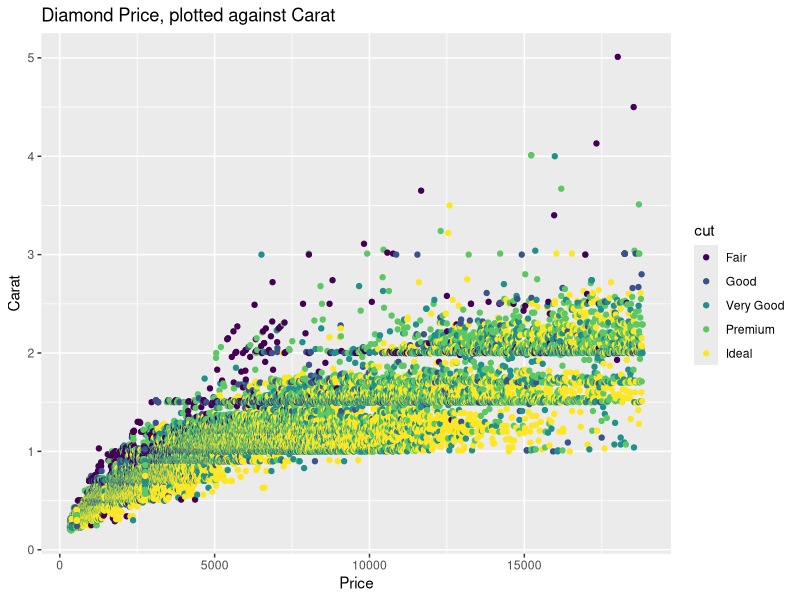

The R source for this figure:
## Advanced Worksheet Short Form ===============================================

### Load Packages 
library(tidyverse)

### Part 1: Core Introduction ==================================================

## Set the dataset Diamonds (provided by ggplot) to the name dia.dat.
dia.dat <- diamonds

## Plot a scatter plot of diamond caret vs price.
ggplot(data = diamonds, 
       mapping = aes(x = price, 
                     y = carat,
                     colour = cut)) +
  geom_point() + 
  labs(title = "Diamond Price, plotted against Carat", 
       x = "Price",
       y = "Carat")

## Exercise 1: Putting everything together ===================================

## Exercise 1: Data
ex1.dat <- as.data.frame(seq(from = 0,
                             to = 100, 
                             by = 0.1))
ex1.dat <- sin(ex1.dat)
colnames(ex1.dat) <- "sine"

## Exercise 1: Plotting; using ggplot, and geom_point(), plot the ex1.dat as discussed

## Exercise 1 Bonus: Rather than using geom_point(), use geom_line() or another geom_ function
## to plot this same data in another way.


## Exercise 2: Keeping it clean ==============================================
## Clean up the plot, by adding element_blank() to theme or using theme_void() 

### Part 2: Creativity in Action =========================================

## Exercise 6: Let's Get Creative ============================================
## In the same or different groups, 
## Continue being creative, adding the new information and ideas provided.

## Tips and Ideas:
## Try different geom_ functions; see: https://ggplot2.tidyverse.org/reference/index.html
## Try different colours, palettes or layers 
## Try different plotting types, polar vs standard 
## Try multiple different layers and effects together in combination 
## Try changing aesthetic features within ggplot()











